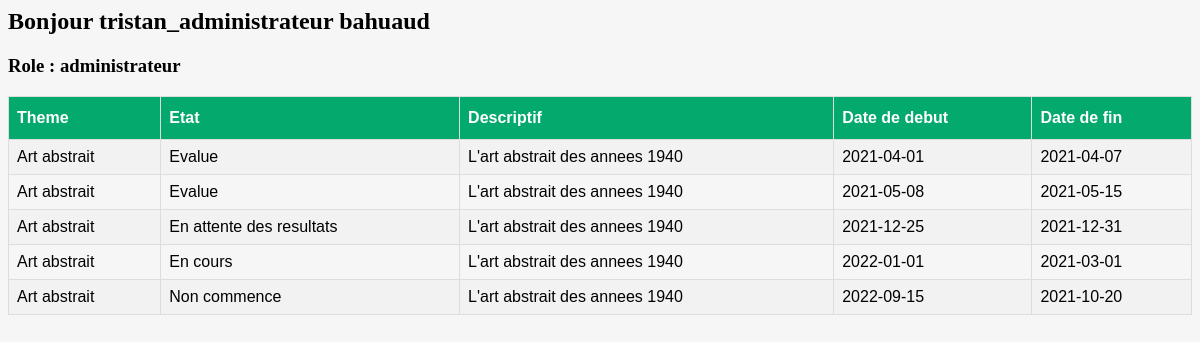
The app's page /utilisateur.php (signed in), older data.
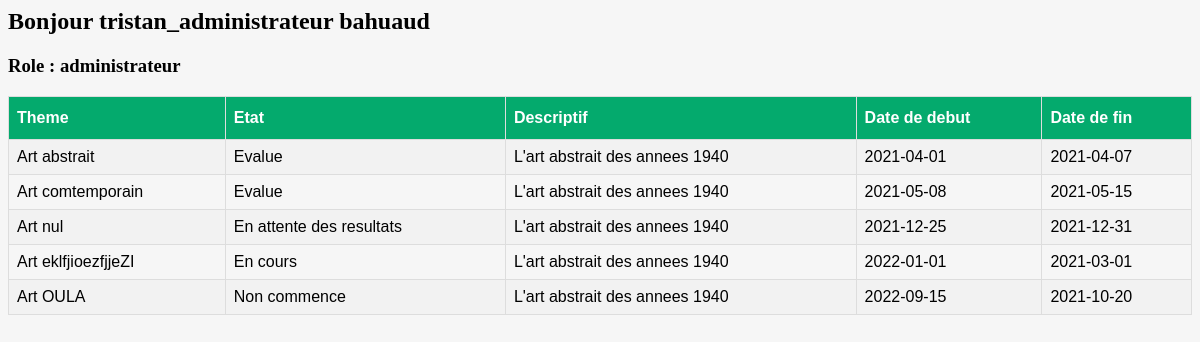
The same page, newer data.
### tables this page shows
CREATE TABLE Utilisateur (
    numUtilisateur  Integer NOT NULL UNIQUE AUTO_INCREMENT,
    nom             Varchar (40) NOT NULL,
    prenom          Varchar (40) NOT NULL,
    role            Varchar (40) NOT NULL,
    adresse         Varchar (100) NOT NULL,
    identifiant     Varchar (100) NOT NULL UNIQUE,
    motDePasse      Varchar (100) NOT NULL,
    age             Integer,
    PRIMARY KEY (numUtilisateur)
);

CREATE TABLE Concours (
    numConcours Integer NOT NULL AUTO_INCREMENT,
    theme Varchar (40) NOT NULL,
    etat Varchar (40) NOT NULL,
    descriptif Varchar (100) NOT NULL,
    dateDebut Date,
    dateFin Date,
    PRIMARY KEY (numConcours)
);

### requetes.php (called while the page is built, shortened)
<?php
     function getUtilisateurById($id) {
        $utilisateur = null;
        try{
            $h="mysql:host=".DB_HOST.";dbname=".DB_NAME;
            $link = new PDO($h, DB_USER, DB_PASS);
            $link->setAttribute(PDO::ATTR_ERRMODE, PDO::ERRMODE_EXCEPTION);
            $sql="SELECT * FROM utilisateur WHERE numUtilisateur =" .$id;
            $sth = $link->prepare($sql);
            $sth->execute();
            $utilisateur = $sth->fetch(PDO::FETCH_ASSOC);
        }
        catch(PDOException $e){
            echo "Erreur : " . $e->getMessage();
        }
        return $utilisateur;
     }
     function getAllConcours() {
        $concours = [];
        try{
            $h="mysql:host=".DB_HOST.";dbname=".DB_NAME;
            $link = new PDO($h, DB_USER, DB_PASS);
            $link->setAttribute(PDO::ATTR_ERRMODE, PDO::ERRMODE_EXCEPTION);
            $sql="SELECT * FROM concours";
            $sth = $link->prepare($sql);
            $sth->execute();
            $concours = $sth->fetchAll(PDO::FETCH_ASSOC);
        }
        catch(PDOException $e){
            echo "Erreur : " . $e->getMessage();
        }
        return $concours;
     }
?>

### utilisateur.php (the view, shortened to what this page needs)
<?php
    include_once("./requetes.php");
    $utilisateur = getUtilisateurById($_SESSION["id_utilisateur"]);
    $nom = $utilisateur["nom"];
    $prenom = $utilisateur["prenom"];
    $role = $utilisateur["role"];
    $concours = getAllConcours();
?>
<html lang="en">
<head>
    <link rel="stylesheet" href="style.css" media="screen" type="text/css" />
</head>
<body>
    <div class="container">
    <h2>Bonjour <?= $nom?> <?= $prenom?></h2>
    <h3>Role : <?= $role?></h3>
    <table id="customers">
        <tr>
            <th>Theme</th>
            <th>Etat</th>
            <th>Descriptif</th>
            <th>Date de debut</th>
            <th>Date de fin</th>
        </tr>
        <?php
            foreach ($concours as $key=>$value) {
                echo '<tr>
                <td>'. $value["theme"] .'</td>
                <td>'. $value["etat"] .'</td>
                <td>'. $value["descriptif"] .'</td>
                <td>'. $value["dateDebut"] .'</td>
                <td>'. $value["dateFin"] .'</td>
                </tr>';
            }
        ?>
    </table>
    </div>
</body>
</html>

### style.css (style rules this page uses)
body { background: #f6f6f6; }
#customers { font-family: Arial, Helvetica, sans-serif; border-collapse: collapse; width: 100%; }
#customers td, #customers th { border: 1px solid #ddd; padding: 8px; }
#customers tr:nth-child(even) { background-color: #f2f2f2; }
#customers th { padding-top: 12px; padding-bottom: 12px; text-align: left; background-color: #04AA6D; color: white; }

Row changes from the older to the newer data that the page shows:
changed concours: theme "Art abstrait" → "Art comtemporain"
changed concours "En attente des resultats": theme "Art abstrait" → "Art nul"
changed concours "En cours": theme "Art abstrait" → "Art eklfjioezfjjeZI"
changed concours "Non commence": theme "Art abstrait" → "Art OULA"
